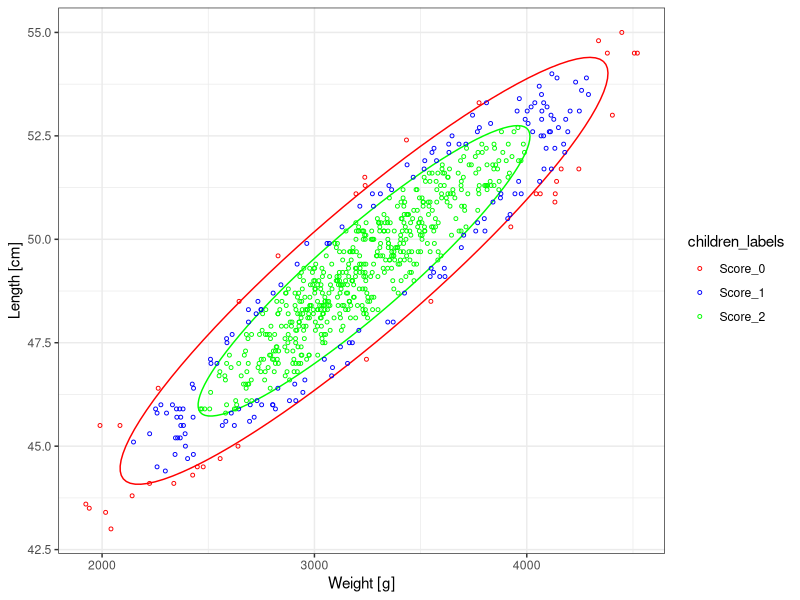
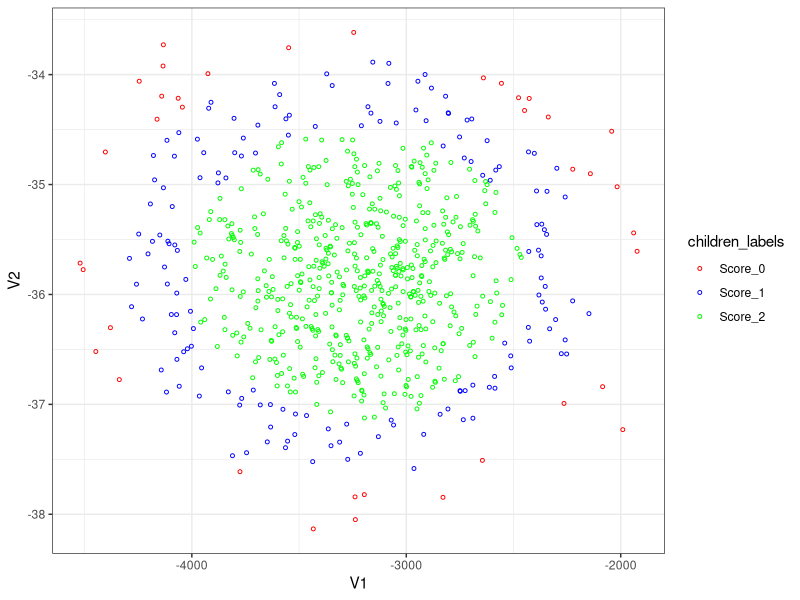
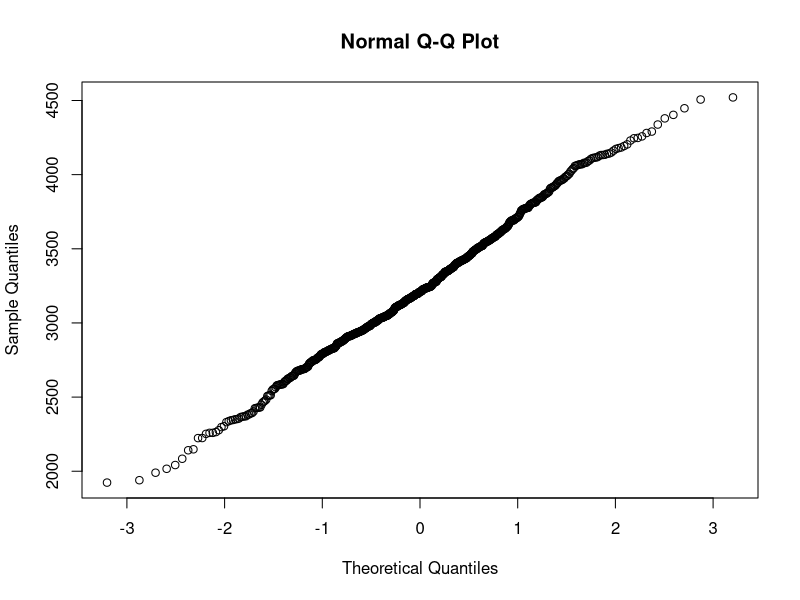
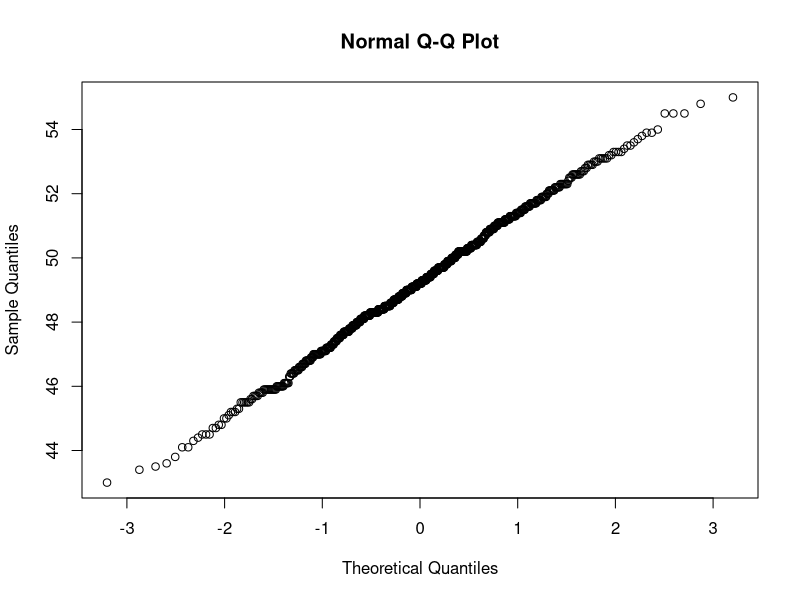
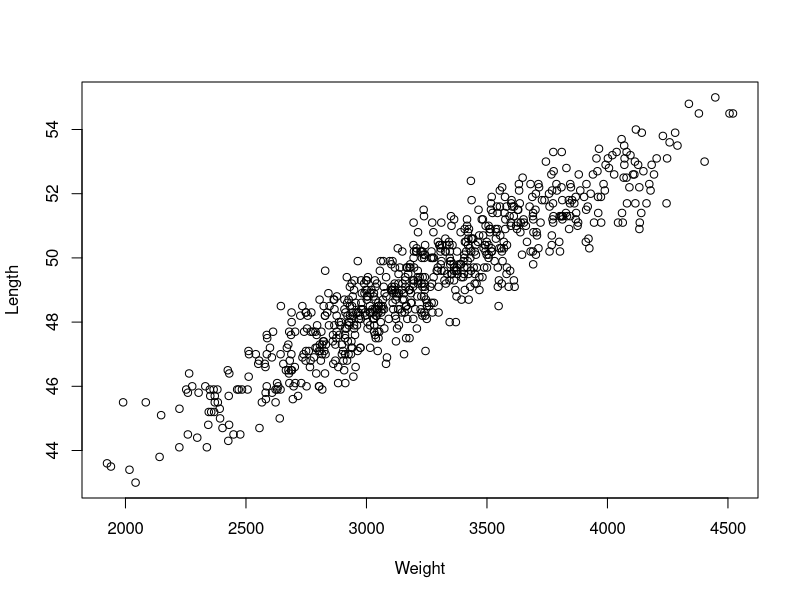
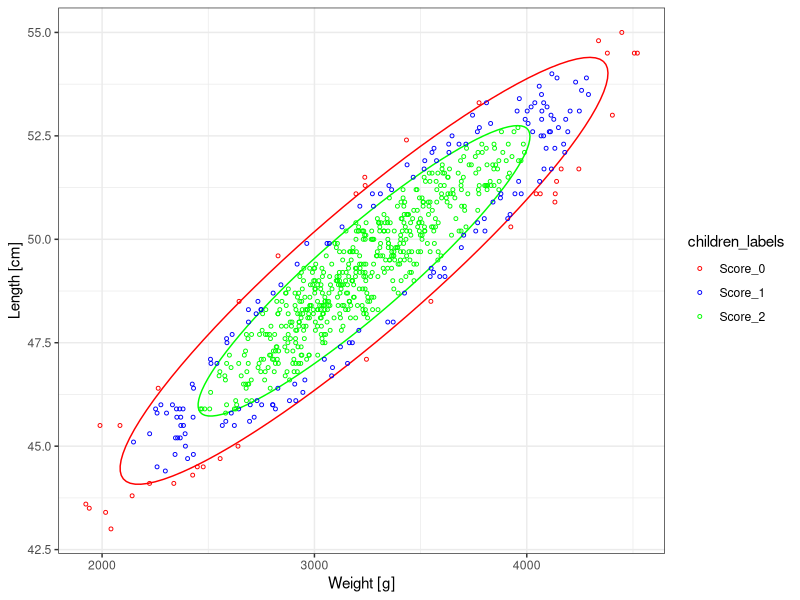
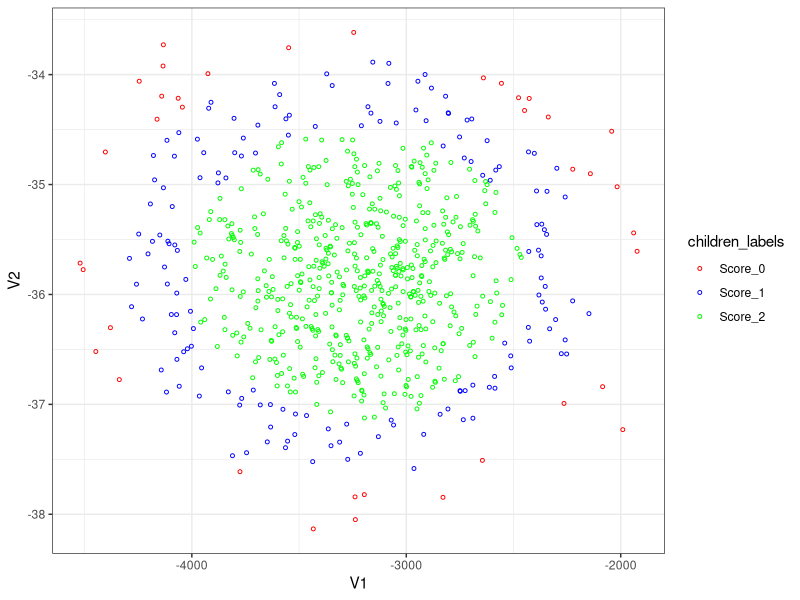

Write the R code that produced these figures, in order.
set.seed(42)

install.packages("ggplot2")
library(ggplot2)
install.packages("ellipse")
library(ellipse)
install.packages("patchwork")
library(patchwork)

children_data <- read.table("List 1/WeightLength.txt", header=TRUE)
means <- colMeans(children_data)
means

covariance <- cov(children_data)
covariance

cor(children_data)

png("List 1/weight_qqplot.png")
qqnorm(children_data[["Weight"]])
dev.off()

png("List 1/length_qqplot.png")
qqnorm(children_data[["Length"]])
dev.off()

png("List 1/children_data.png")
plot(children_data)
dev.off()

generate_ellipse_data <- function(covariance, means, level) {  
  # sigma: covariance matrix, mu: mean vector, level: probability 
  ellipse_data = ellipse(x = covariance, centre = means, level = level)
  ellipse_data = as.data.frame(ellipse_data)
  return(ellipse_data)
}

centralized_children_data <- sweep(children_data, MARGIN=2, means, FUN="-")

children_c2 <- rowSums((as.matrix(centralized_children_data) %*% solve(covariance)) * (centralized_children_data))

children_c2_in_outer_ellipse <- children_c2 <= qchisq(0.95, df=2)
children_c2_in_inner_ellipse <- children_c2 <= qchisq(0.75, df=2)
children_labels <- as.integer(children_c2_in_outer_ellipse & !children_c2_in_inner_ellipse) + 2 * as.integer(children_c2_in_inner_ellipse) +1
labels <- c("Score_0", "Score_1", "Score_2")
children_labels <- labels[children_labels]

table(children_labels)

color_mapping <- c("Score_0" = "red", "Score_1" = "blue", "Score_2" = "green")
ggplot() +
  geom_path(data = generate_ellipse_data(covariance, means, 0.95), aes(x = Weight, y = Length), color='red') +
  geom_path(data = generate_ellipse_data(covariance, means, 0.75), aes(x = Weight, y = Length), color='green') +
  geom_point(data = children_data, aes(x = Weight, y = Length, color=children_labels), size = 1, shape = 21) +
  scale_color_manual(values = color_mapping) +
  theme_bw() +
  labs(x = "Weight [g]", y = "Length [cm]")
ggsave("List 1/children_classified.png", width = 6, height = 4, units = "in")

decomposition <- eigen(covariance)
decomposition

decomposition$values[1] * decomposition$vectors[,1] %*% t(decomposition$vectors[,1]) 

decomposition$values[2] * decomposition$vectors[,2] %*% t(decomposition$vectors[,2]) 

decomposition$values[1] * decomposition$vectors[,1] %*% t(decomposition$vectors[,1]) + decomposition$values[2] * decomposition$vectors[,2] %*% t(decomposition$vectors[,2]) - covariance

children_data_ptransformed <- as.data.frame(as.matrix(children_data) %*% decomposition$vectors)
children_data_ptransformed

ggplot() +
  geom_point(data = children_data_ptransformed, aes(x = V1, y = V2, color=children_labels), size = 1, shape = 21) +
  scale_color_manual(values = color_mapping) +
  theme_bw()
ggsave("List 1/deentanlged_children.png", width = 6, height = 4, units = "in")
